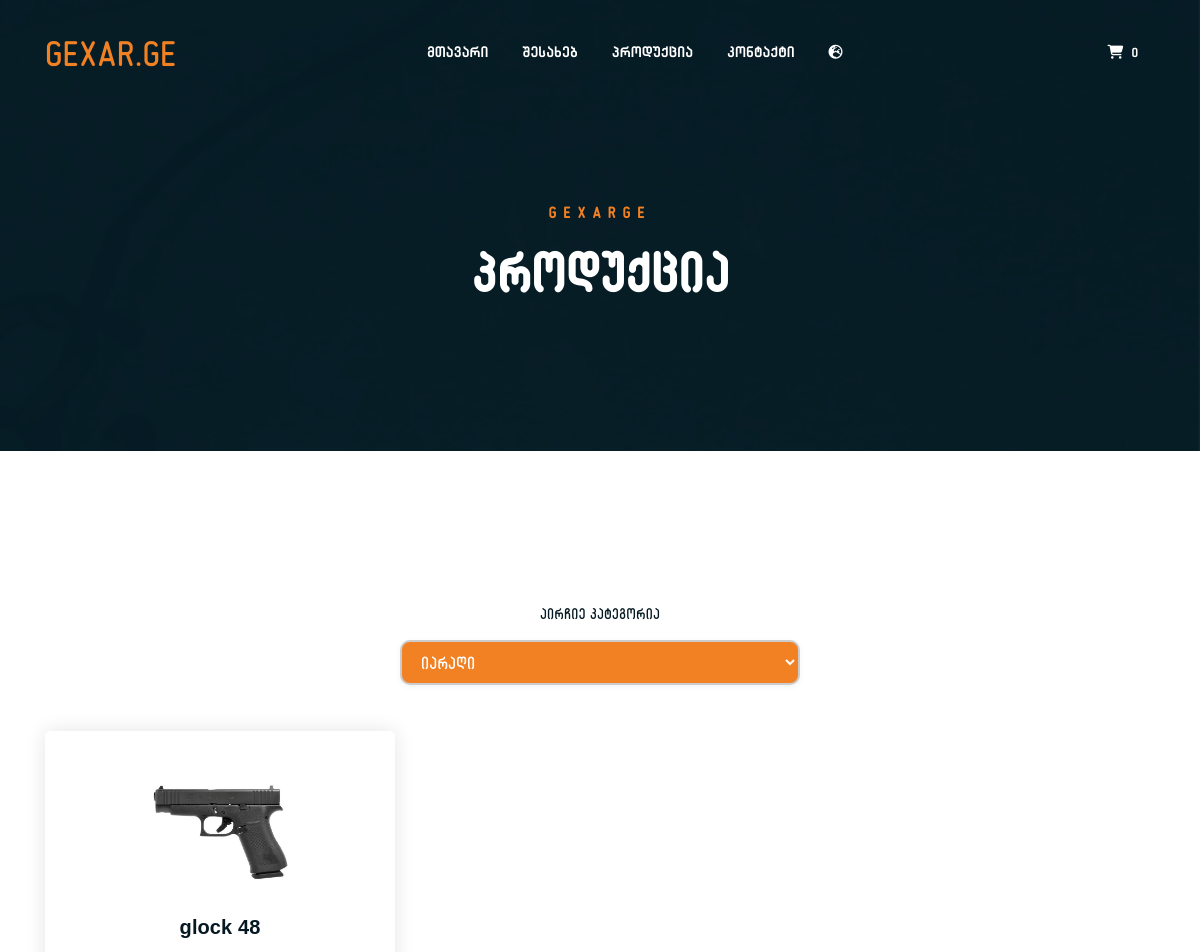
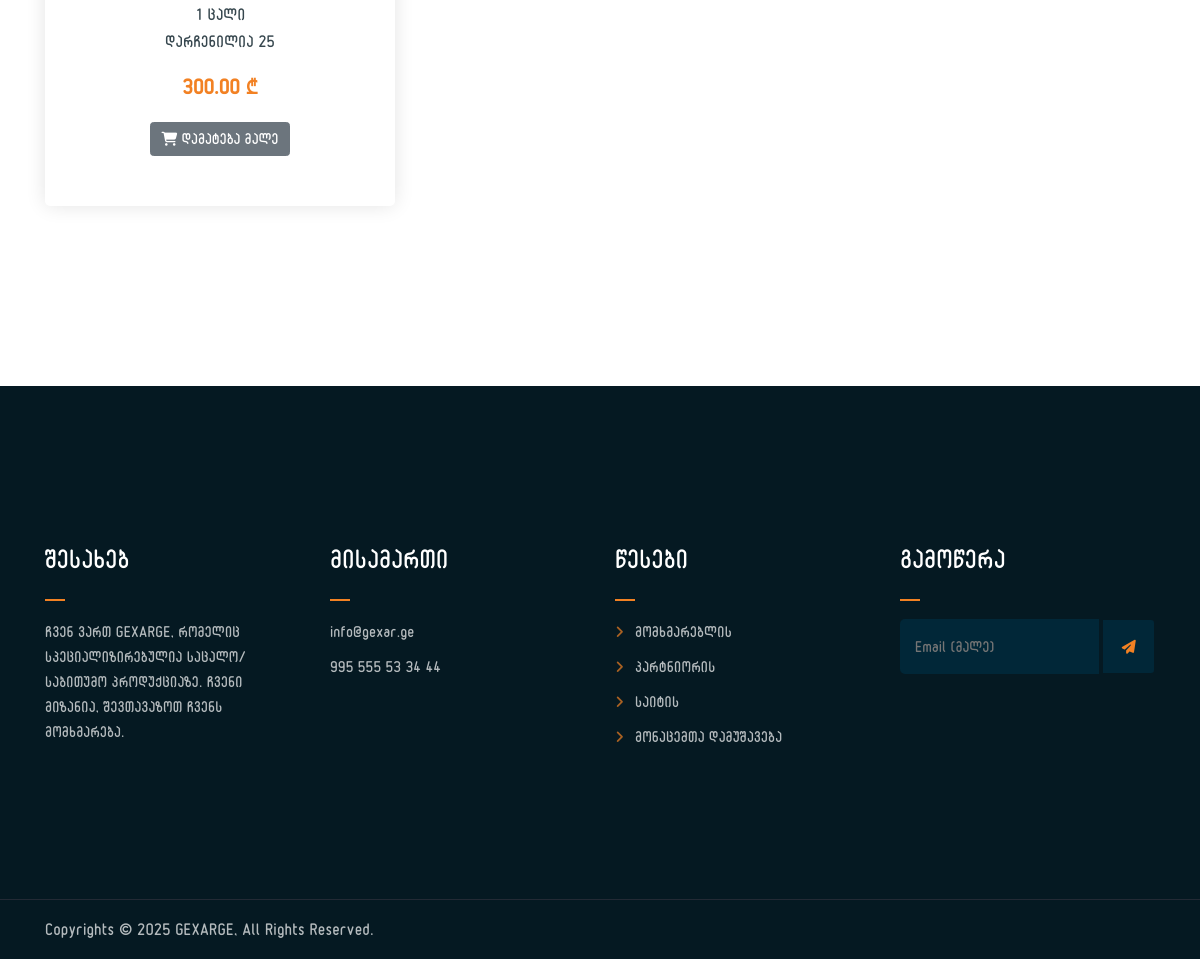
/product/?filter=იარაღი, run on the app's committed database (2 pictures, top to bottom).
### web/models.py (models this page shows, shortened)
class Product(models.Model):
    name = models.CharField(max_length=100, verbose_name="სახელი")
    description = models.TextField(verbose_name="აღწერა")
    price = models.DecimalField(
        max_digits=10,
        decimal_places=2,
        verbose_name="ფასი"
    )
    storage_quantity = models.PositiveIntegerField(
        default=0,
        verbose_name="საწყობში რაოდენობა"
    )
    filter_setting = models.CharField(
        max_length=50,
        verbose_name="ფილტრის პარამეტრი",
        blank=True
    )
    code = models.CharField(
        max_length=5,
        unique=True,
        verbose_name="კოდი",
        editable=False,
        blank=True,
        null=True
    )
    image = models.ImageField(
        upload_to='products/',
        verbose_name="ფოტო",
        null=True,
        blank=True
    )
    class Meta:
        verbose_name = "პროდუქტი"
        verbose_name_plural = "პროდუქტები"

### web/views.py (the view)
# urls.py: path('product/', views.product, name='product'),
def product(request):
    filter_value = request.GET.get('filter')
    if filter_value == "ფასდაკლება":
        today = date.today()
        active_discounts = Discount.objects.filter(valid_date__gte=today)
        products = Product.objects.filter(discount__in=active_discounts).distinct()
    elif filter_value:
        products = Product.objects.filter(filter_setting=filter_value)
    else:
        products = Product.objects.all()
    filter_settings = set(p.filter_setting for p in Product.objects.all() if p.filter_setting)
    context = {
        'product': products,
        'filter_settings': filter_settings,
        'active_filter': filter_value,
        'today': date.today(),
    }
    return render(request, 'products.html', context)

### web/templatetags/my_filters.py (called while the page is built)
@register.filter
def get_discount(product, today):
    discounts = product.discount_set.filter(valid_date__gte=today).order_by('valid_date')
    return discounts.first() if discounts.exists() else None

### web/templates/products.html (shortened to what this page needs)
{% load static %}
{% load my_filters %}
<!DOCTYPE html>
<html lang="en">
<head>
    <link rel="stylesheet" href="{% static 'assets/css/all.min.css' %}">
    <link rel="stylesheet" href="{% static 'assets/bootstrap/css/bootstrap.min.css' %}">
    <link rel="stylesheet" href="{% static 'assets/css/owl.carousel.css' %}">
    <link rel="stylesheet" href="{% static 'assets/css/magnific-popup.css' %}">
    <link rel="stylesheet" href="{% static 'assets/css/animate.css' %}">
    <link rel="stylesheet" href="{% static 'assets/css/meanmenu.min.css' %}">
    <link rel="stylesheet" href="{% static 'assets/css/main.css' %}">
    <link rel="stylesheet" href="{% static 'assets/css/responsive.css' %}">
</head>
<body>
	{% include "staticpages/header.html" %}
	<div class="breadcrumb-section breadcrumb-bg">
		<div class="container">
			<div class="row">
				<div class="col-lg-8 offset-lg-2 text-center">
					<div class="breadcrumb-text font-alk-rounded ">
						<p>GEXARGE</p>
						<h1>პროდუქცია</h1>
					</div>
				</div>
			</div>
		</div>
	</div>
	<div class="product-section mt-150 mb-150">
		<div class="container">
			<div class="row justify-content-center my-4">
				<div class="col-md-6 text-center">
					<form method="get" action="/product/">
						<label for="filter-select" class="form-label d-block mb-2 font-alk-rounded fs-5">აირჩიე კატეგორია</label>
						<select name="filter" id="filter-select" class="filter-dropdown" onchange="this.form.submit()">
							{% for x in filter_settings %}
								<option value="{{ x }}" {% if active_filter == x %}selected{% endif %}>{{ x }}</option>
							{% endfor %}
						</select>
					</form>
				</div>
			</div>
			<div class="row product-lists">
				{% if not product %}
					<div class="alert alert-info font-alk-rounded" role="alert">
						პროდუქცია არ არის
					</div>
				{% else %}
					{% for x in product %}
						<div class="col-lg-4 col-md-6 text-center {{ x.filter_setting }}">
							<div class="single-product-item">
								<div class="product-image">
									<a href="/product/detail-{{ x.code }}/">
										<img src="/{{ x.image }}" alt="{{ x.name }}">
									</a>
								</div>
								<h3>{{ x.name }}</h3>
								<p class="product-price font-alk-rounded">
									<span class="font-alk-rounded">
										1 ცალი <br> დარჩენილია {{ x.storage_quantity }}
									</span>
									{% with discount=x|get_discount:today %}
										{% if discount %}
											{% if discount|days_left > 0 %}
												<del>{{ x.price }} ₾</del>
												<span class="text-danger">
													{{ x|discounted_price:today }} ₾
												</span>
												<small class="text-muted">
													დარჩენილია {{ discount|days_left }} დღე
												</small>
											{% else %}
												<p class="price">{{ x.price }} ₾</p>
											{% endif %}
										{% else %}
											<p class="price">{{ x.price }} ₾</p>
										{% endif %}
									{% endwith %}
								</p>
								<button type="button" class="btn btn-secondary" data-bs-toggle="tooltip" data-bs-placement="bottom" data-bs-title="ონლაინ შეკვეთა მალე!">
									<i class="fas fa-shopping-cart"></i> დამატება მალე
								</button>
							</div>
						</div>
					{% endfor %}
				{% endif %}
			</div>
		</div>
	</div>
	{% include "staticpages/footer.html" %}
</body>
</html>

### web/static/assets/css/main.css (style rules this page uses)
.font-alk-rounded { font-family: 'ALK Rounded', sans-serif; }
html { font-size: 14px; font-weight: 400; line-height: 28px; height: 100%; }
body { font-weight: 400; font-size: 1rem; letter-spacing: 0.1px; line-height: 1.8; color: #051922; overflow-x: hidden; }
body img { max-width: 100%; }
a { cursor: pointer; text-decoration: none; -webkit-transition: all 0.2s ease-in-out; -o-transition: all 0.2s ease-in-out; transition: all 0.2s ease-in-out; }
h1, .h1, h2, .h2, h3, .h3, h4, .h4, h5, .h5, h6, .h6 { font-family: "Poppins", sans-serif; font-weight: 700; margin: 0 0 1.25rem 0; color: #051922; }
h1:last-child, .h1:last-child, h2:last-child, .h2:last-child, h3:last-child, .h3:last-child, h4:last-child, .h4:last-child, h5:last-child, .h5:last-child, h6:last-child, .h6:last-child { margin: 0; }
h1, .h1 { font-size: 4rem; font-weight: 700; line-height: 4rem; }
h3, .h3 { font-size: 2rem; font-weight: 700; line-height: 2.25rem; }
p { font-weight: 400; font-size: 1rem; letter-spacing: 0.1px; line-height: 1.8; color: #051922; margin: 0 0 1.25rem 0; }
.mt-150 { margin-top: 150px; }
.mb-150 { margin-bottom: 150px; }
.breadcrumb-bg { background-image: url(/assets/img/index.jpg); }
.breadcrumb-text p { color: #F28123; font-weight: 700; text-transform: uppercase; letter-spacing: 7px; }
.breadcrumb-text h1 { font-size: 50px; font-weight: 900; color: #fff; margin: 0; margin-top: 20px; font-family: 'ALK Rounded'; }
.breadcrumb-section { padding: 150px 0; background-size: cover; background-position: center center; position: relative; z-index: 1; background-attachment: fixed; padding-top: 200px; font-family: 'ALK Rounded'; }
.breadcrumb-section:after { position: absolute; left: 0; top: 0; width: 100%; height: 100%; content: ""; background-color: #07212e; z-index: -1; opacity: 0.8; }
.product-image img { -webkit-transition: 0.3s; -o-transition: 0.3s; transition: 0.3s; }
.single-product-item { -webkit-transition: 0.3s; -o-transition: 0.3s; transition: 0.3s; font-family: 'Alk Rounded'; }
html, body { height: 100%; }
.filter-dropdown { width: 100%; max-width: 400px; padding: 10px 15px; font-size: 16px; margin: 7px 0 25px 0; color: white; border: 2px solid #ccc; border-radius: 10px; background-color: #F28123; font-family: 'ALK Rounded', sans-serif; transition: border 0.3s ease; box-shadow: 0 2px 6px rgba(0,0,0,0.05); }
.single-product-item { margin-bottom: 30px; }
.product-image { padding: 30px; padding-bottom: 0; }
.product-image img { width: 90%; border-radius: 5px; margin-bottom: 20px; }
.single-product-item h3 { font-size: 20px; font-weight: 600; margin-bottom: 10px; }
.product-price { font-size: 30px; font-weight: 700; margin-bottom: 15px; }
.price { font-weight: bolder; font-size: 19px; color: #F28123; }
.product-price span { display: block; opacity: 0.8; font-size: 15px; font-weight: 400; }
.single-product-item { -webkit-box-shadow: 0 0 20px #e4e4e4; box-shadow: 0 0 20px #e4e4e4; padding-bottom: 50px; border-radius: 5px; }

### data on the page
Product: filter "იარაღი", image (picture), name "glock 48", storage_quantity "25", price "300.00"
